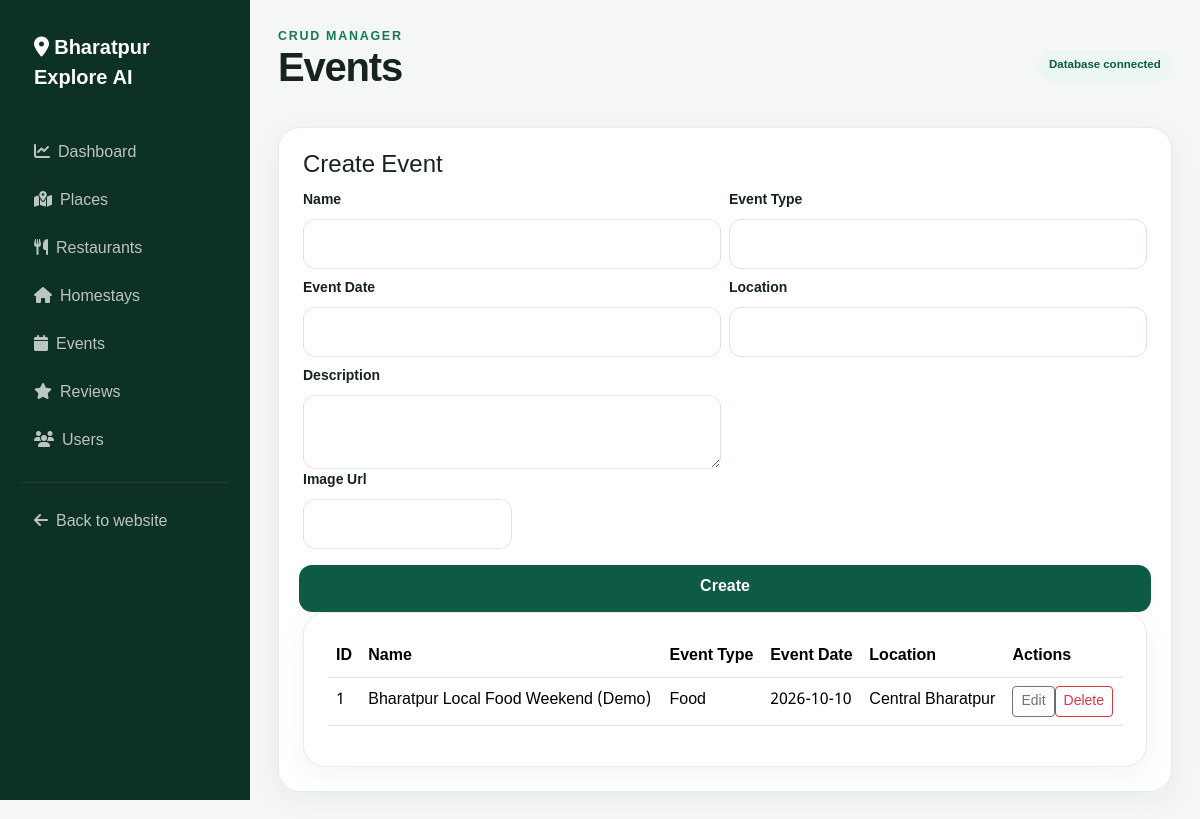
Page /admin/manage.php?type=events on the committed database.
### tables this page shows
CREATE TABLE events (
  id INT UNSIGNED AUTO_INCREMENT PRIMARY KEY,
  name VARCHAR(180) NOT NULL,
  event_type VARCHAR(100) NOT NULL,
  event_date DATE NULL,
  location VARCHAR(220) NOT NULL,
  description TEXT,
  image_url TEXT,
  is_demo TINYINT(1) DEFAULT 1,
  created_at TIMESTAMP DEFAULT CURRENT_TIMESTAMP
);

### includes/functions.php (called while the page is built, shortened)
<?php
function h($value): string { return htmlspecialchars((string)$value, ENT_QUOTES, 'UTF-8'); }

### admin/manage.php (the view, shortened to what this page needs)
<?php
$allowed=['places','restaurants','homestays','events','users'];
$type=$_GET['type']??'places'; if(!in_array($type,$allowed,true))$type='places'; $adminTitle=ucfirst($type); require __DIR__.'/header.php'; $pdo=db(); $message=''; $error='';
$fields=[
 'places'=>['name','category','location','description','image_url','rating','estimated_cost','lat','lng'],
 'restaurants'=>['name','category','location','description','image_url','rating','price_level','lat','lng'],
 'homestays'=>['name','location','description','image_url','rating','price_per_night','lat','lng'],
 'events'=>['name','event_type','event_date','location','description','image_url'],
 'users'=>['name','email'],
][$type];
$rows=[]; if($pdo){try{$rows=$pdo->query("SELECT * FROM `$type` ORDER BY id DESC LIMIT 100")->fetchAll();}catch(Throwable $e){$error='Table not ready. Import database/schema.sql first.';}}
?>
<div class="d-flex justify-content-between align-items-center mb-4"><div><div class="section-kicker">CRUD manager</div><h1 class="section-title"><?=h(ucfirst($type))?></h1></div><span class="badge-soft"><?=$pdo?'Database connected':'Database required for CRUD'?></span></div>
<?php if(!$pdo):?><div class="alert alert-warning">MySQL is not connected. The public site still runs from demo data. Import <code>database/schema.sql</code> and configure credentials to enable admin CRUD.</div><?php else:?>
<div class="admin-card p-4 mb-4"><h4>Create <?=h(rtrim(ucfirst($type),'s'))?></h4><form method="post"><input type="hidden" name="action" value="create"><div class="row g-2"><?php foreach($fields as $f):?><div class="col-md-6"><label class="form-label small fw-bold"><?=h(ucwords(str_replace('_',' ',$f)))?></label><?php if($f==='description'):?><textarea class="form-control" name="<?=$f?>"></textarea><?php else:?><input class="form-control" name="<?=$f?>" <?=$f==='name'?'required':''?>></div><?php endif;?><?php endforeach;?></div><button class="btn btn-brand mt-3">Create</button></form></div>
<div class="admin-card p-4"><div class="table-responsive"><table class="table align-middle"><thead><tr><th>ID</th><?php foreach(array_slice($fields,0,4) as $f):?><th><?=h(ucwords(str_replace('_',' ',$f)))?></th><?php endforeach;?><th>Actions</th></tr></thead><tbody><?php foreach($rows as $r):?><tr><td><?=$r['id']?></td><?php foreach(array_slice($fields,0,4) as $f):?><td><?=h(mb_strimwidth((string)($r[$f]??''),0,45,'…'))?></td><?php endforeach;?><td><button class="btn btn-sm btn-outline-secondary" data-bs-toggle="collapse" data-bs-target="#edit<?=$r['id']?>">Edit</button><form method="post" class="d-inline" onsubmit="return confirm('Delete this record?')"><button class="btn btn-sm btn-outline-danger">Delete</button></form></td></tr><?php endforeach;?></tbody></table></div></div>
<?php endif;?>
<?php require __DIR__.'/footer.php'; ?>

### assets/css/style.css (style rules this page uses)
:root { --green:#0d5b45;--green2:#16785a;--blue:#176b87;--ink:#16231f;--muted:#6c7b75;--sand:#f6f1e8;--warm:#f1a33a;--line:#e7ece9;--bg:#f7faf8;--shadow:0 18px 50px rgba(22,35,31,.10) }
* { box-sizing:border-box }
html { scroll-behavior:smooth }
body { font-family:Manrope,"Noto Sans Devanagari",sans-serif;background:var(--bg);color:var(--ink);padding-bottom:0 }
.btn-brand { background:var(--green);color:#fff;border:none;border-radius:13px;padding:.72rem 1.1rem;font-weight:800 }
.section-title { font-weight:800;letter-spacing:-.03em }
.section-kicker { text-transform:uppercase;letter-spacing:.14em;font-size:.78rem;font-weight:800;color:var(--green2) }
.interest-card,.tour-card,.feature-card,.info-card,.admin-card,.form-card { background:#fff;border:1px solid var(--line);border-radius:22px;box-shadow:0 8px 30px rgba(22,35,31,.05);transition:.25s ease }
.badge-soft { background:#edf7f2;color:var(--green);border-radius:999px;padding:.45rem .7rem;font-weight:800;font-size:.72rem }
.form-select,.form-control { border-radius:12px;border-color:#dfe7e3;padding:.75rem .9rem }

### rows in the picture
events: id "1", name "Bharatpur Local Food Weekend (Demo)", event_type "Food", event_date "2026-10-10", location "Central Bharatpur"

### other values in the picture
$n[2] "Dashboard"
$n[2] "Places"
$n[2] "Restaurants"
$n[2] "Homestays"
$n[2] "Events"
$n[2] "Reviews"
$n[2] "Users"
$type "Events"
rtrim(ucfirst($type),'s') "Event"
str_replace('_',' ',$f) "Name"
str_replace('_',' ',$f) "Event Type"
str_replace('_',' ',$f) "Event Date"
str_replace('_',' ',$f) "Location"
str_replace('_',' ',$f) "Description"
str_replace('_',' ',$f) "Image Url"
